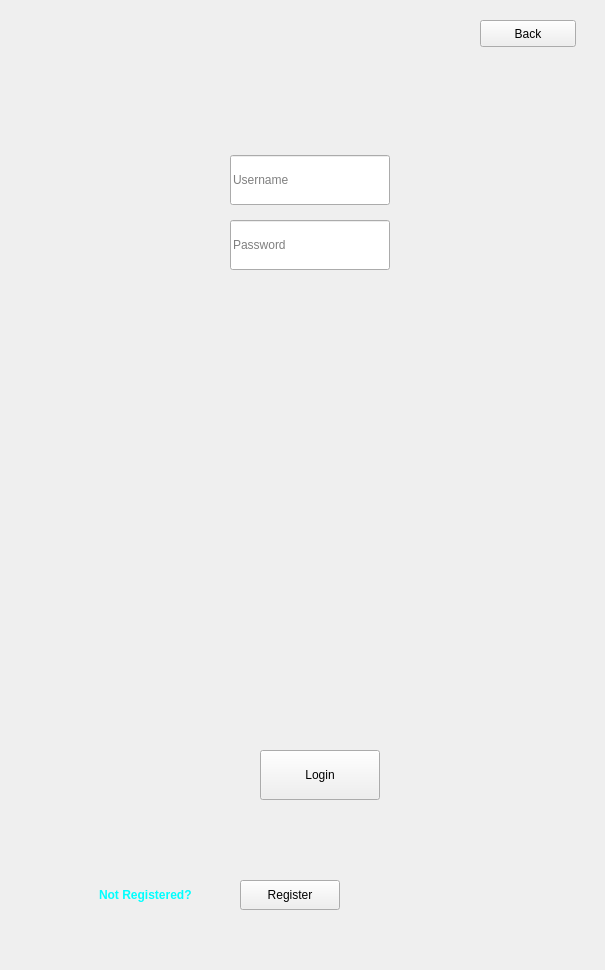
<?xml version="1.0" encoding="UTF-8"?>
<ui version="4.0">
 <class>Login</class>
 <widget class="QWidget" name="Login">
  <property name="geometry">
   <rect>
    <x>0</x>
    <y>0</y>
    <width>605</width>
    <height>970</height>
   </rect>
  </property>
  <property name="windowTitle">
   <string>Form</string>
  </property>
  <widget class="QLineEdit" name="lnUsername">
   <property name="geometry">
    <rect>
     <x>230</x>
     <y>155</y>
     <width>160</width>
     <height>50</height>
    </rect>
   </property>
   <property name="placeholderText">
    <string>Username</string>
   </property>
  </widget>
  <widget class="QLineEdit" name="lnPassword">
   <property name="geometry">
    <rect>
     <x>230</x>
     <y>220</y>
     <width>160</width>
     <height>50</height>
    </rect>
   </property>
   <property name="placeholderText">
    <string>Password</string>
   </property>
  </widget>
  <widget class="QPushButton" name="btnLogin">
   <property name="geometry">
    <rect>
     <x>260</x>
     <y>750</y>
     <width>120</width>
     <height>50</height>
    </rect>
   </property>
   <property name="text">
    <string>Login</string>
   </property>
  </widget>
  <widget class="QLabel" name="lblNotRegistered">
   <property name="geometry">
    <rect>
     <x>99</x>
     <y>880</y>
     <width>141</width>
     <height>31</height>
    </rect>
   </property>
   <property name="text">
    <string>&lt;html&gt;&lt;head/&gt;&lt;body&gt;&lt;p&gt;&lt;span style=&quot; font-weight:600; color:#00ffff;&quot;&gt;Not Registered?&lt;/span&gt;&lt;/p&gt;&lt;/body&gt;&lt;/html&gt;</string>
   </property>
  </widget>
  <widget class="QPushButton" name="btnRegister">
   <property name="geometry">
    <rect>
     <x>240</x>
     <y>880</y>
     <width>100</width>
     <height>30</height>
    </rect>
   </property>
   <property name="text">
    <string>Register</string>
   </property>
  </widget>
  <widget class="QPushButton" name="btnBack">
   <property name="geometry">
    <rect>
     <x>480</x>
     <y>20</y>
     <width>96</width>
     <height>27</height>
    </rect>
   </property>
   <property name="text">
    <string>Back</string>
   </property>
  </widget>
 </widget>
 <resources/>
 <connections/>
</ui>
